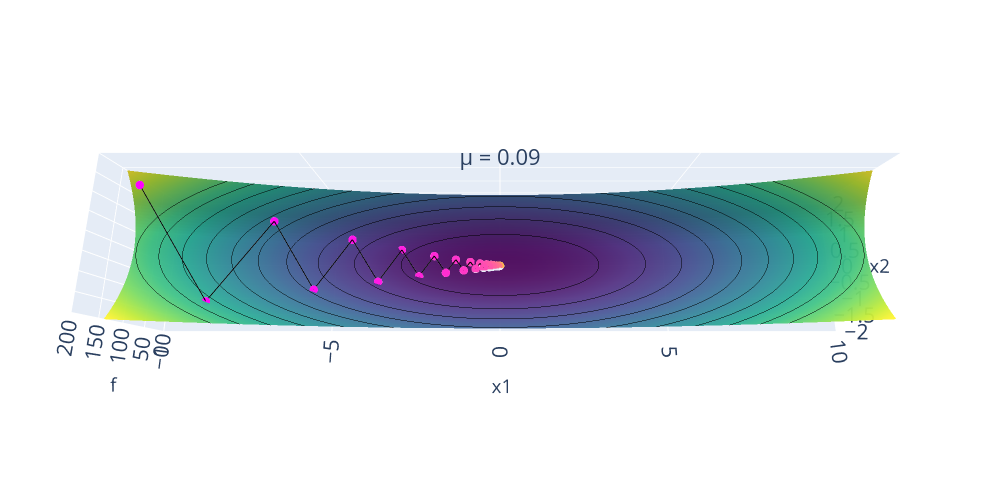

The code cell stored with this chart in its notebook:
### Code cell
# Plotting the Path

# Grid and Surface
v1         = np.linspace(-10, 10, 51)
v2         = np.linspace(-2, 2, 51)
mXX1, mXX2 = np.meshgrid(v1, v2)
mXX        = np.c_[mXX1.ravel(), mXX2.ravel()].T
mY         = f(mXX)
mY.shape   = mXX1.shape

# Plotting  (PlotLy)
contours = dict(z = dict(show = True, start = -1, end = 100, size = 10, color = 'black'))
marker   = dict(size = 5, color = list(range(K + 1)), colorscale = ["magenta", "yellow"])
line     = dict(color = 'black', width = 2)
# title    = dict(text = r'$\mu =$' + str(µ), y = 0.7, x = 0.5, xanchor = 'center', yanchor = 'top')
title    = dict(text = r'μ = ' + str(μ), y = 0.7, x = 0.5, xanchor = 'center', yanchor = 'top')
font     = dict(size = 16)
camera   = dict(eye = dict(x = 0, y = -1, z = 4))
scene    = dict(xaxis = dict(title = 'x1', range = [-10, 10]),
                yaxis = dict(title = 'x2', range = [-2, 2]),
                zaxis = dict(title = 'f',  range = [-1/2, 200]))

Surf1  = go.Surface(x = mXX1, y = mXX2, z = mY, colorscale = 'Viridis', opacity = 0.95, showscale = False, contours = contours)
Scat1  = go.Scatter3d(x = mX[0, :], y = mX[1, :], z = f(mX), marker = marker, line = line)

layout = go.Layout(width = 1000, height = 500, margin = dict(r = 0, l = 0, b = 0, t = 0),
                   title = title, font = font, scene = scene, scene_camera = camera,
                   scene_aspectmode = 'manual', scene_aspectratio = dict(x = 5, y = 1, z = 1))

fig   = go.Figure(data = [Surf1, Scat1], layout = layout)
fig.show()

### Figure 1 — Plotly figure (JSON) as saved in the notebook; plotly's stock layout.template omitted (floating-point values rounded to 4 significant figures; data arrays with more than 128 entries replaced by an {"elided": "..."} marker saying what was removed)
{"data": [{"colorscale": [[0, "#440154"], [0.1111, "#482878"], [0.2222, "#3e4989"], [0.3333, "#31688e"], [0.4444, "#26828e"], [0.5556, "#1f9e89"], [0.6667, "#35b779"], [0.7778, "#6ece58"], [0.8889, "#b5de2b"], [1, "#fde725"]], "contours": {"z": {"color": "black", "end": 100, "show": true, "size": 10, "start": -1}}, "opacity": 0.95, "showscale": false, "type": "surface", "x": {"elided": "51x51 float values"}, "y": {"elided": "51x51 float values"}, "z": {"elided": "51x51 float values"}}, {"line": {"color": "black", "width": 2}, "marker": {"color": [0, 1, 2, 3, 4, 5, 6, 7, 8, 9, 10, 11, 12, 13, 14, 15, 16, 17, 18, 19, 20, 21, 22, 23, 24, 25, 26, 27, 28, 29, 30, 31, 32, 33, 34, 35, 36, 37, 38, 39, 40, 41, 42, 43, 44, 45, 46, 47, 48, 49, 50], "colorscale": [[0, "magenta"], [1, "yellow"]], "size": 5}, "type": "scatter3d", "x": [-9.8, -8.036, -6.59, -5.403, -4.431, -3.633, -2.979, -2.443, -2.003, -1.643, -1.347, -1.105, -0.9057, -0.7427, -0.609, -0.4994, -0.4095, -0.3358, -0.2753, -0.2258, -0.1851, -0.1518, -0.1245, -0.1021, -0.08371, -0.06864, -0.05628, -0.04615, -0.03785, -0.03103, -0.02545, -0.02087, -0.01711, -0.01403, -0.01151, -0.009434, -0.007736, -0.006344, -0.005202, -0.004265, -0.003498, -0.002868, -0.002352, -0.001929, -0.001581, -0.001297, -0.001063, -0.0008719, -0.000715, -0.0005863], "y": [1.7, -1.36, 1.088, -0.8704, 0.6963, -0.5571, 0.4456, -0.3565, 0.2852, -0.2282, 0.1825, -0.146, 0.1168, -0.09346, 0.07477, -0.05981, 0.04785, -0.03828, 0.03062, -0.0245, 0.0196, -0.01568, 0.01254, -0.01004, 0.008028, -0.006422, 0.005138, -0.00411, 0.003288, -0.002631, 0.002104, -0.001684, 0.001347, -0.001078, 0.000862, -0.0006896, 0.0005517, -0.0004413, 0.0003531, -0.0002825, 0.000226, -0.0001808, 0.0001446, -0.0001157, 9.256e-05, -7.405e-05, 5.924e-05, -4.739e-05, 3.791e-05, -3.033e-05], "z": [124.9, 83.07, 55.26, 36.77, 24.48, 16.3, 10.86, 7.239, 4.827, 3.219, 2.148, 1.433, 0.9568, 0.6389, 0.4268, 0.2852, 0.1906, 0.1274, 0.08519, 0.05698, 0.03812, 0.02551, 0.01707, 0.01143, 0.007651, 0.005124, 0.003432, 0.002299, 0.00154, 0.001032, 0.0006919, 0.0004638, 0.0003109, 0.0002085, 0.0001398, 9.376e-05, 6.289e-05, 4.219e-05, 2.831e-05, 1.899e-05, 1.274e-05, 8.553e-06, 5.74e-06, 3.853e-06, 2.586e-06, 1.736e-06, 1.166e-06, 7.827e-07, 5.256e-07, 3.529e-07]}], "layout": {"font": {"size": 16}, "height": 500, "margin": {"b": 0, "l": 0, "r": 0, "t": 0}, "scene": {"aspectmode": "manual", "aspectratio": {"x": 5, "y": 1, "z": 1}, "camera": {"eye": {"x": 0, "y": -1, "z": 4}}, "xaxis": {"range": [-10, 10], "title": {"text": "x1"}}, "yaxis": {"range": [-2, 2], "title": {"text": "x2"}}, "zaxis": {"range": [-0.5, 200], "title": {"text": "f"}}}, "title": {"text": "μ = 0.09", "x": 0.5, "xanchor": "center", "y": 0.7, "yanchor": "top"}, "width": 1000}}
